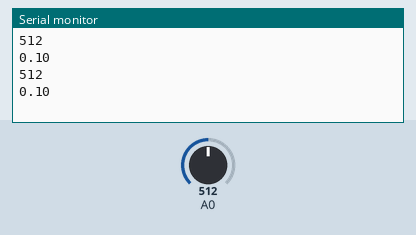
Simulated run of this sketch. Board: Arduino Uno, built with avr-gcc and run on an emulated ATmega328P. Parts: the last lines printed to the serial monitor. Inputs (shaded band) come from the test bench; at power-on: A0 = 512.

Above: at 1.2 s.
1.3 s: A0 set to 716
At 2.0 s:
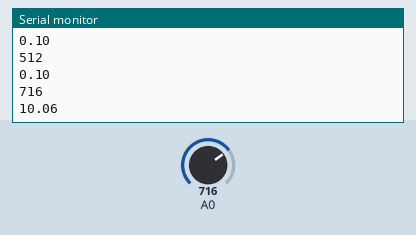
2.8 s: A0 set to 900
At 3.5 s:
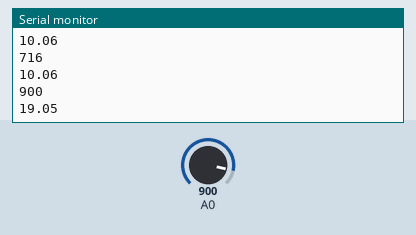
Timing chart, 0 to 5.8 s (numbered marks = the images above; inputs shaded):
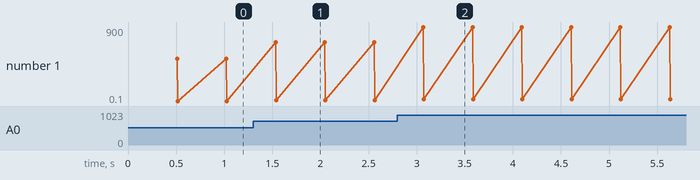

Measured:
- after the input at 1.3 s, the serial monitor: prints a new line after 0.23 s (image 1)
- after the input at 2.8 s, the serial monitor: prints a new line after 0.27 s (image 2)
- plotted number 1: 0.1 → 10.06 after the input at 1.3 s, 10.06 → 19.05 after the input at 2.8 s

The sketch:

current_sensor.ino
```cpp
void setup(){
  Serial.begin(9600);
}

void loop(){
  double amp, ans;
  double ave = 0;
  int val;
for (int i=0; i<100;i++){
  val = analogRead(A0);
  amp = val*0.048828125;
  ans = amp - 24.9;
  ave = ave + (ans/100);
  delay(5);
}
  Serial.println(val);
  Serial.println(ans);


/*  Serial.println(analogRead(A0));
   average = average + (0.026 * analogRead(A0) - 13.51) / 1000;
  Serial.println(average);
  delay(1000);*/
}
```
